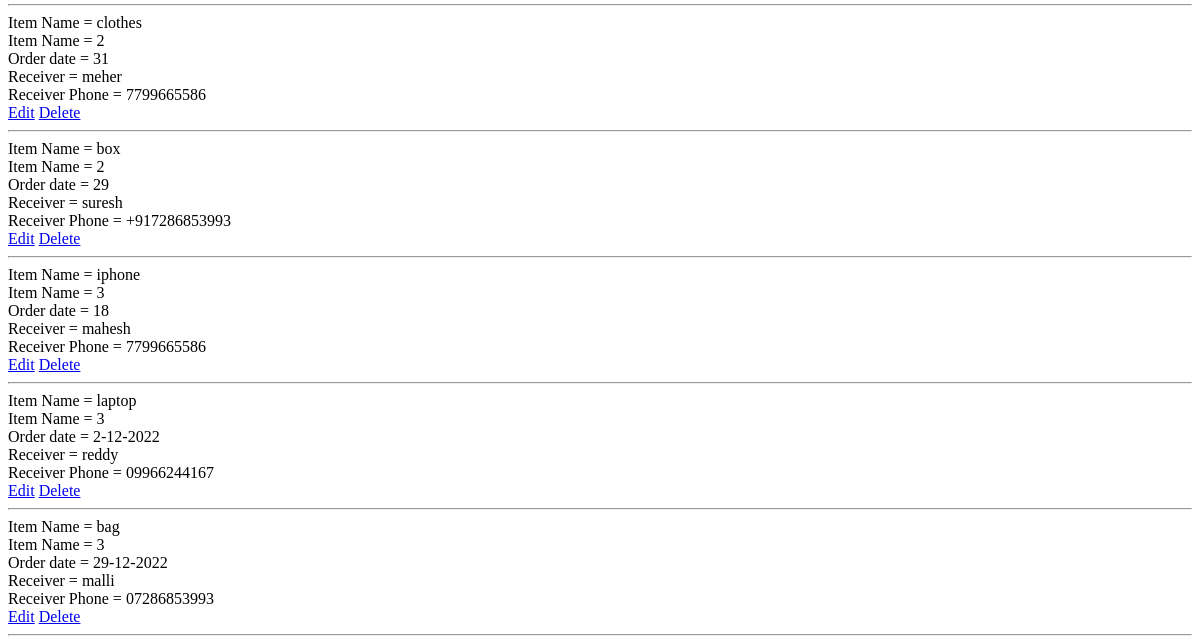
/list_items (lower part), run on an earlier commit of the app's database.
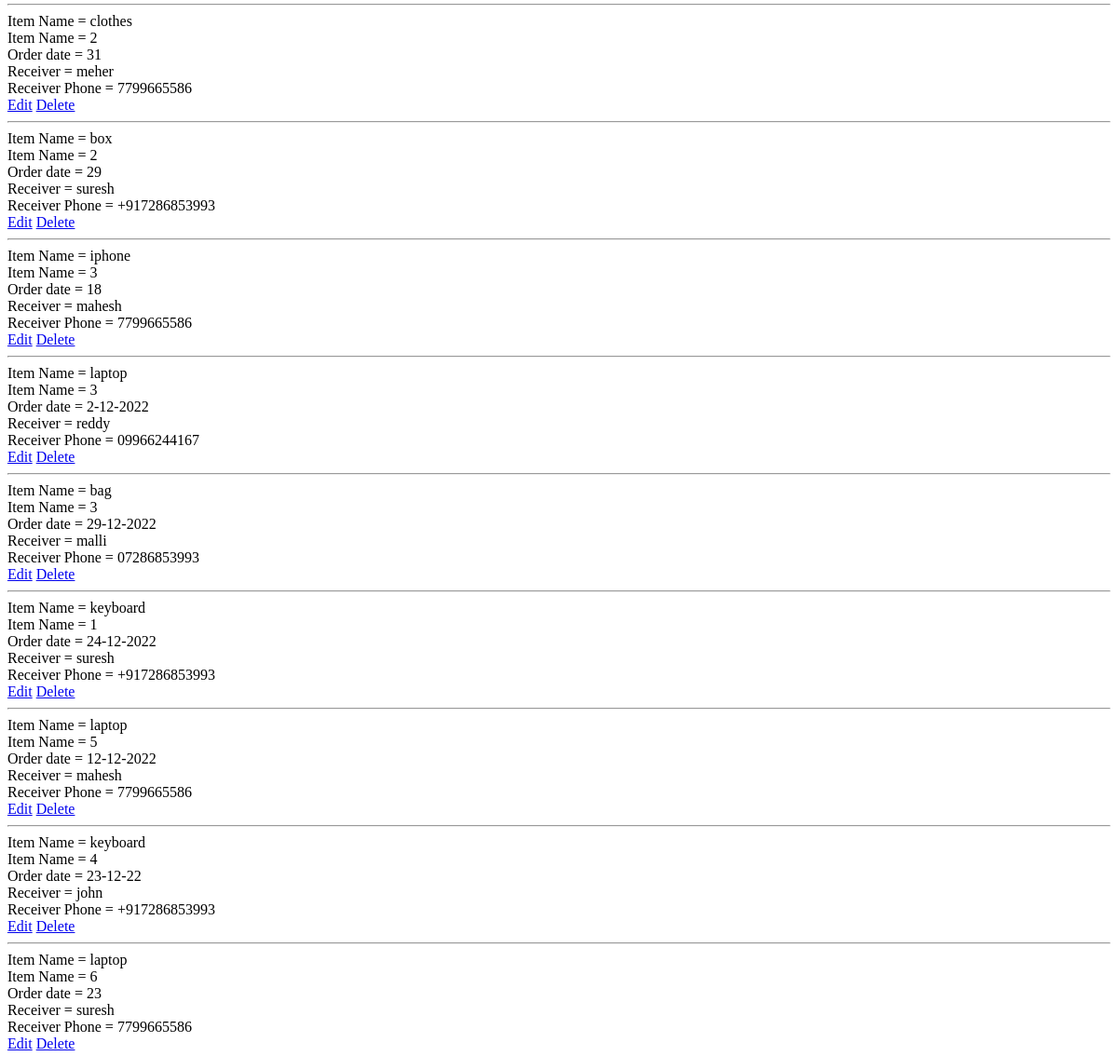
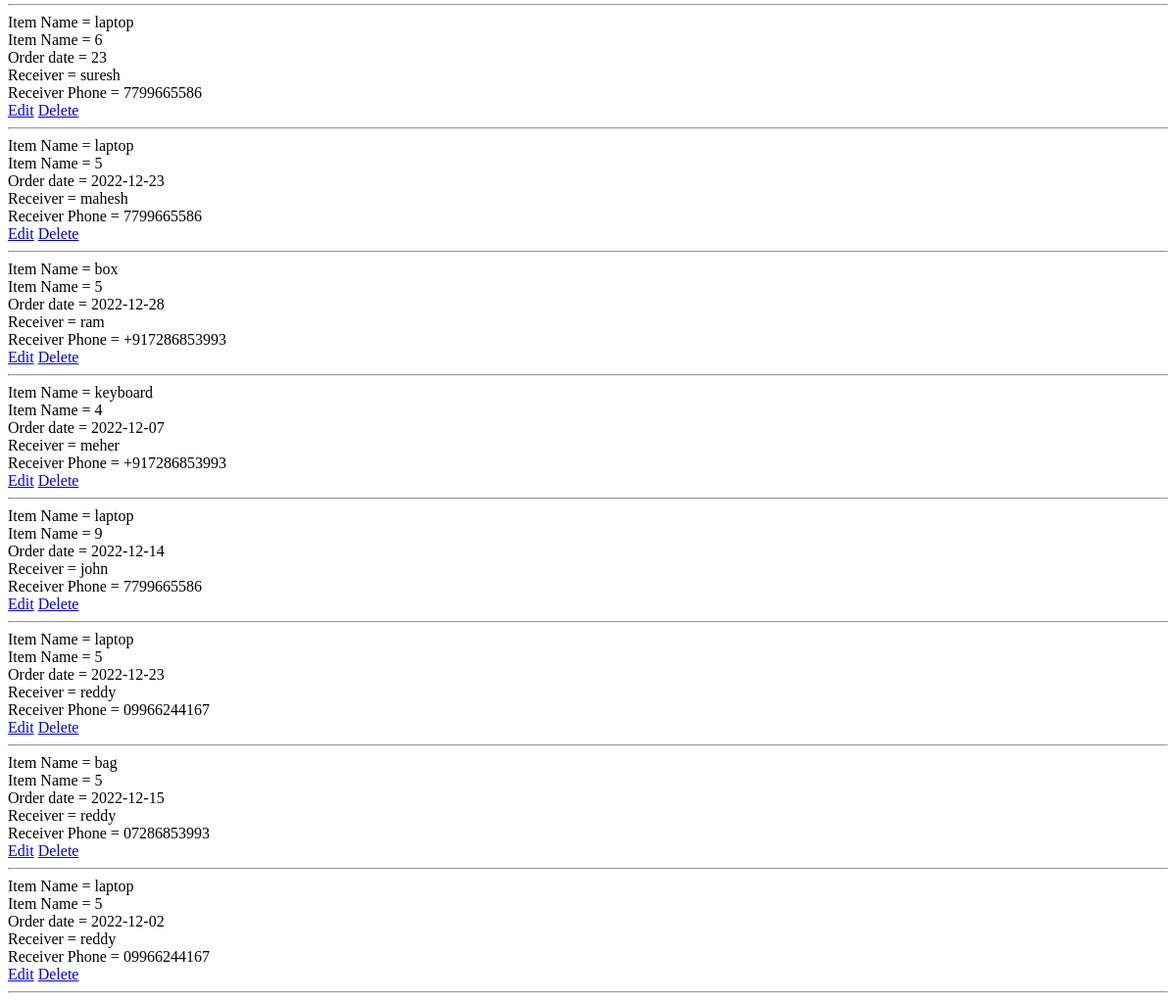
And on a later commit of the database (2 pictures, top to bottom).
### tables this page shows
CREATE TABLE itemdetails ( id INTEGER PRIMARY KEY AUTOINCREMENT ,name text, weight text, date text, receiver text, receiver_phone text);

### app.py (the view)
@app.route('/list_items')
def list_items():
    with sqlite3.connect('database.db') as con:
        con.row_factory = sqlite3.Row
        cur = con.cursor()
        cur.execute('select * from itemdetails')
        row = cur.fetchall()
    print(row)
    return render_template('list_items.html', row=row)

### templates/list_items.html (shortened to what this page needs)
<!DOCTYPE html>
<html lang="en">
<head>
</head>
<body>
{% for i in row %}
Item Name = {{i.name}}<br>
Item Name = {{i.weight}}<br>
Order date = {{i.date}}<br>
Receiver = {{i.receiver}}<br>
Receiver Phone = {{i.receiver_phone}}<br>
<a href="/edit_item/{{i.id}}">Edit</a>
<a href="/delete_item/{{i.id}}">Delete</a><hr>
{% endfor %}
</body>
</html>

What changed in the data, as far as the page shows it:
added itemdetails: name "keyboard", weight "1", date "24-12-2022", receiver "suresh", receiver_phone "+917286853993"
added itemdetails: name "laptop", weight "5", date "12-12-2022", receiver "mahesh", receiver_phone "7799665586"
added itemdetails: name "keyboard", weight "4", date "23-12-22", receiver "john", receiver_phone "+917286853993"
added itemdetails: name "laptop", weight "6", date "23", receiver "suresh", receiver_phone "7799665586"
added itemdetails: name "laptop", weight "6", date "23", receiver "suresh", receiver_phone "7799665586"
added itemdetails: name "laptop", weight "5", date "2022-12-23", receiver "mahesh", receiver_phone "7799665586"
added itemdetails: name "box", weight "5", date "2022-12-28", receiver "ram", receiver_phone "+917286853993"
added itemdetails: name "keyboard", weight "4", date "2022-12-07", receiver "meher", receiver_phone "+917286853993"
added itemdetails: name "laptop", weight "9", date "2022-12-14", receiver "john", receiver_phone "7799665586"
added itemdetails: name "laptop", weight "5", date "2022-12-23", receiver "reddy", receiver_phone "09966244167"
added itemdetails: name "bag", weight "5", date "2022-12-15", receiver "reddy", receiver_phone "07286853993"
added itemdetails: name "laptop", weight "5", date "2022-12-02", receiver "reddy", receiver_phone "09966244167"
